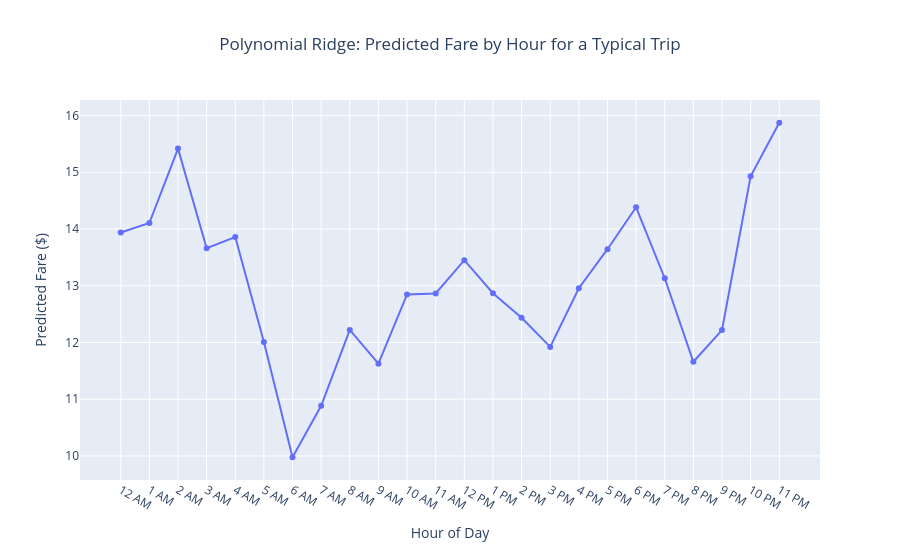

Notebook code cell kept with this figure:
### Code cell
fig = px.line(
    hour_scenario,
    x='hour_label',
    y='predicted_fare',
    markers=True,
    title='Polynomial Ridge: Predicted Fare by Hour for a Typical Trip',
    labels={'hour_label': 'Hour of Day', 'predicted_fare': 'Predicted Fare ($)'},
    category_orders={'hour_label': hour_scenario['hour_label'].tolist()}
)

fig.update_layout(title=dict(x=0.5, xanchor='center'))
fig.show()

### Figure 1 — Plotly figure (JSON) as saved in the notebook; plotly's stock layout.template omitted (floating-point values rounded to 4 significant figures)
{"data": [{"hovertemplate": "Hour of Day=%{x}<br>Predicted Fare ($)=%{y}<extra></extra>", "legendgroup": "", "line": {"color": "#636efa", "dash": "solid"}, "marker": {"symbol": "circle"}, "mode": "lines+markers", "name": "", "orientation": "v", "showlegend": false, "type": "scatter", "x": ["12 AM", "1 AM", "2 AM", "3 AM", "4 AM", "5 AM", "6 AM", "7 AM", "8 AM", "9 AM", "10 AM", "11 AM", "12 PM", "1 PM", "2 PM", "3 PM", "4 PM", "5 PM", "6 PM", "7 PM", "8 PM", "9 PM", "10 PM", "11 PM"], "xaxis": "x", "y": [13.94, 14.11, 15.42, 13.66, 13.86, 12.01, 9.977, 10.89, 12.22, 11.63, 12.85, 12.86, 13.45, 12.87, 12.43, 11.92, 12.96, 13.64, 14.38, 13.13, 11.66, 12.22, 14.93, 15.87], "yaxis": "y"}], "layout": {"legend": {"tracegroupgap": 0}, "title": {"text": "Polynomial Ridge: Predicted Fare by Hour for a Typical Trip", "x": 0.5, "xanchor": "center"}, "xaxis": {"anchor": "y", "categoryarray": ["12 AM", "1 AM", "2 AM", "3 AM", "4 AM", "5 AM", "6 AM", "7 AM", "8 AM", "9 AM", "10 AM", "11 AM", "12 PM", "1 PM", "2 PM", "3 PM", "4 PM", "5 PM", "6 PM", "7 PM", "8 PM", "9 PM", "10 PM", "11 PM"], "categoryorder": "array", "domain": [0, 1], "title": {"text": "Hour of Day"}}, "yaxis": {"anchor": "x", "domain": [0, 1], "title": {"text": "Predicted Fare ($)"}}}}
